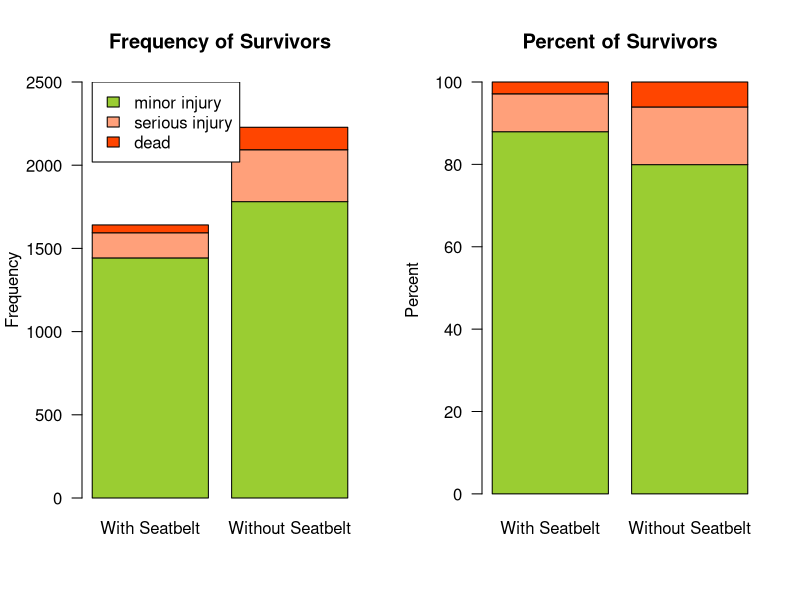
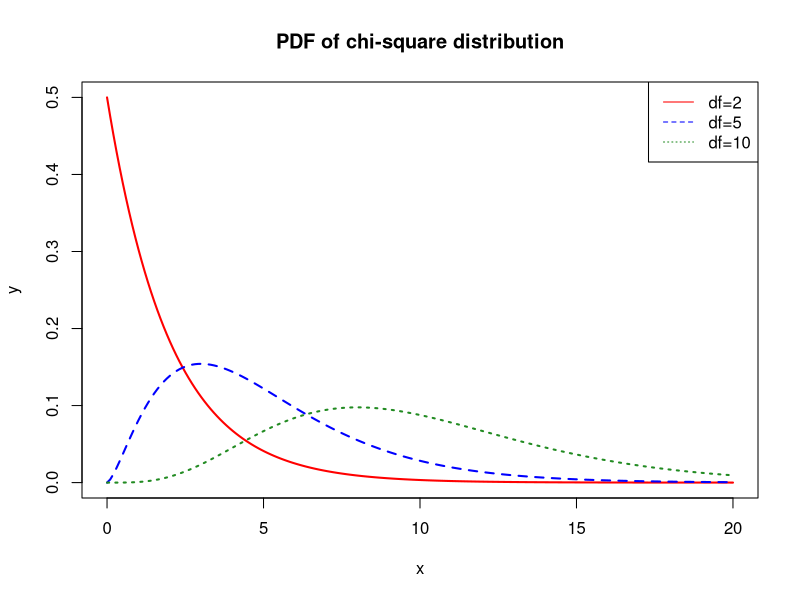
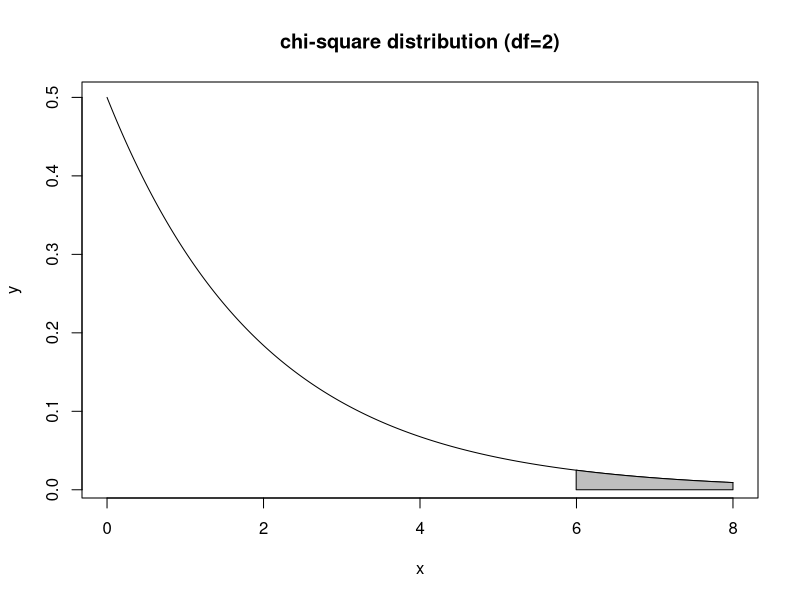
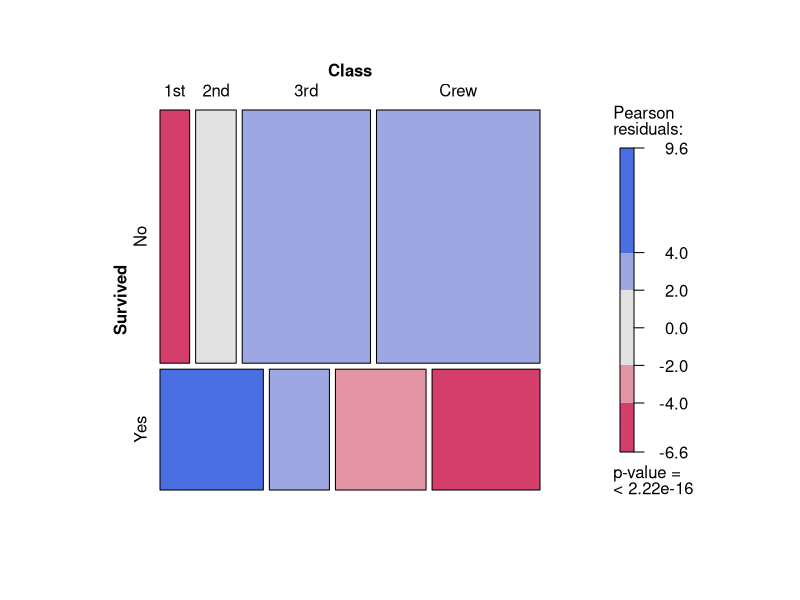
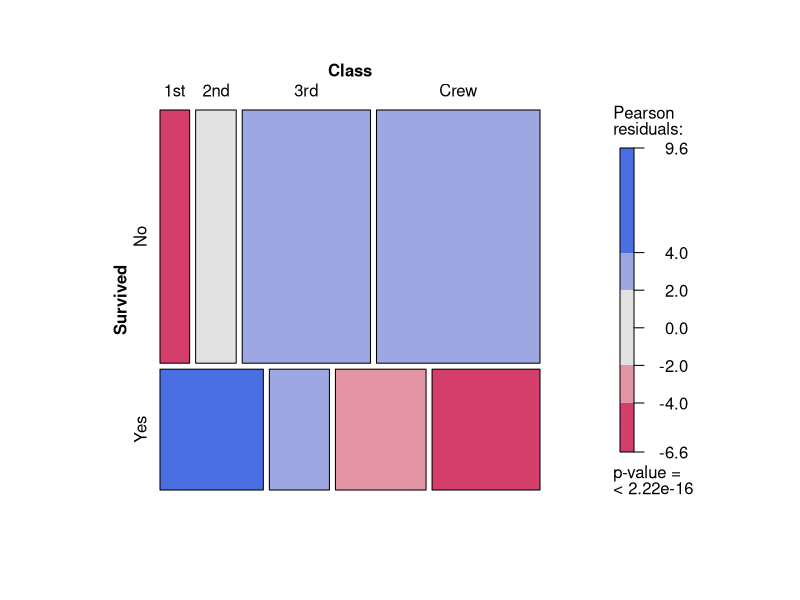

Write the R code that produced these figures, in order.
# Unit 18. Chi-Square Test

survivors <- matrix(c(1443, 151, 47, 1781, 312, 135), ncol=2)
dimnames(survivors) <- list("Status"=c("minor injury", "serious injury", "dead"),
                            "Seatbelt"=c("With Seatbelt", "Without Seatbelt"))
survivors

addmargins(survivors)
addmargins(prop.table(addmargins(survivors, 2), 2), 1)

par(mfrow=c(1, 2))
barplot(survivors, ylim=c(0, 2500), las=1, 
        col=c("yellowgreen", "lightsalmon", "orangered"),
        ylab="Frequency", main="Frequency of Survivors")
legend(0.2, 2500, rownames(survivors), 
       fill=c("yellowgreen", "lightsalmon", "orangered"))
survivors.prop <- prop.table(survivors, 2)
barplot(survivors.prop*100, las=1, col=c("yellowgreen", "lightsalmon", "orangered"),
        ylab="Percent", main="Percent of Survivors")
par(mfrow=c(1, 1))

expected <- matrix(c(1367, 1855.9, 196.9, 267.4, 77.1, 104.7), ncol=2, byrow = T)
dimnames(expected) <- list("Status"=c("minor injury", "serious injury", "dead"),
                             "Seatbelt"=c("With Seatbelt", "Without Seatbelt"))
expected
chisqr <- sum((survivors - expected)^2 / expected)
chisqr

x <- seq(0, 20, length=200)
y <- dchisq(x, df=2)
plot(x, y, 
     main="PDF of chi-square distribution",
     type='l', lty=1, lwd=2, col="red")
lines(x, dchisq(x, df=5), 
      lty=2, lwd=2, col="blue")
lines(x, dchisq(x, df=10), 
      lty=3, lwd=2, col="forestgreen")
legend("topright", 
       c("df=2", "df=5", "df=10"),
       col=c("red", "blue", "forestgreen"),
       lty=c(1, 2, 3))

pchisq(45.91, df=2, lower.tail=FALSE)
qchisq(0.05, df=2, lower.tail=FALSE)

x <- seq(0, 8, length=500)
y <- dchisq(x, df=2)
plot(x, y, type='l',
     main="chi-square distribution (df=2)")

xlim <- x[5.99<=x & x<=8]
ylim <- y[5.99<=x & x<=8]
xlim <- c(xlim[1], xlim, tail(xlim, 1))
ylim <- c(0, ylim, 0) 
polygon(xlim, ylim, col="grey")

str(Titanic)
Titanic

Titanic.margin <- margin.table(Titanic, margin=c(4, 1))
Titanic.margin

addmargins(Titanic.margin)
addmargins(prop.table(addmargins(Titanic.margin, 2), 2), 1)

chisq.test(Titanic.margin)

library(vcd)
assocstats(Titanic.margin)

library(vcd)
mosaic(Titanic.margin, shade=TRUE, legend=TRUE)
mosaic(~ Survived + Class, data=Titanic.margin, shade=TRUE, legend=TRUE)

library(MASS)
str(survey)

with(survey, chisq.test(Fold, Sex))

crosstab <- with(survey, table(Fold, Sex))
crosstab
chisq.test(crosstab)

chisq.test(c(60, 55, 35))

oc <- c(60, 55, 35)
null.p <- c(0.45, 0.30, 0.25)
chisq.test(oc, p=null.p)

chisq.test(oc, p=c(45, 25, 15)/85)

str(HairEyeColor)

hairs <- margin.table(HairEyeColor, margin=1)
hairs

chisq.test(hairs, p=c(0.25, 0.50, 0.10, 0.15))

library(MASS)
smokers <- table(survey$Smoke)
smokers

chisq.test(smokers, p=c(0.1, 0.7, 0.10, 0.10))
